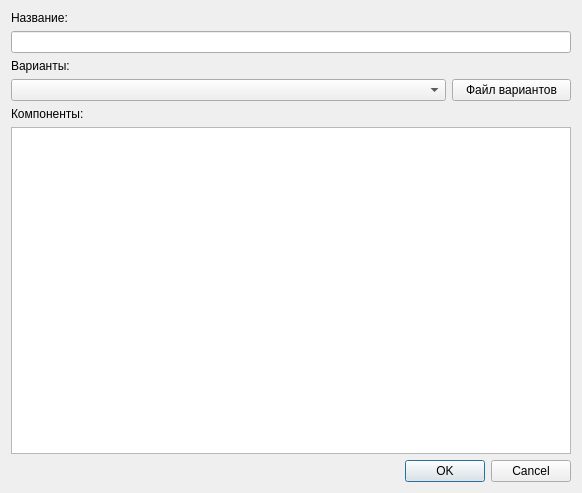
<?xml version="1.0" encoding="UTF-8"?>
<ui version="4.0">
 <class>BomAddDialog</class>
 <widget class="QDialog" name="BomAddDialog">
  <property name="geometry">
   <rect>
    <x>0</x>
    <y>0</y>
    <width>582</width>
    <height>493</height>
   </rect>
  </property>
  <property name="windowTitle">
   <string>Dialog</string>
  </property>
  <layout class="QVBoxLayout" name="verticalLayout">
   <item>
    <widget class="QLabel" name="label">
     <property name="text">
      <string>Название:</string>
     </property>
    </widget>
   </item>
   <item>
    <widget class="QLineEdit" name="le1"/>
   </item>
   <item>
    <widget class="QLabel" name="label_3">
     <property name="text">
      <string>Варианты:</string>
     </property>
    </widget>
   </item>
   <item>
    <layout class="QHBoxLayout" name="horizontalLayout">
     <item>
      <widget class="QComboBox" name="cb_variants"/>
     </item>
     <item>
      <widget class="QPushButton" name="pb_variants_file">
       <property name="sizePolicy">
        <sizepolicy hsizetype="Maximum" vsizetype="Fixed">
         <horstretch>0</horstretch>
         <verstretch>0</verstretch>
        </sizepolicy>
       </property>
       <property name="text">
        <string>   Файл вариантов   </string>
       </property>
      </widget>
     </item>
    </layout>
   </item>
   <item>
    <widget class="QLabel" name="label_2">
     <property name="text">
      <string>Компоненты:</string>
     </property>
    </widget>
   </item>
   <item>
    <widget class="QTableWidget" name="tw"/>
   </item>
   <item>
    <widget class="QDialogButtonBox" name="buttonBox">
     <property name="orientation">
      <enum>Qt::Horizontal</enum>
     </property>
     <property name="standardButtons">
      <set>QDialogButtonBox::Cancel|QDialogButtonBox::Ok</set>
     </property>
    </widget>
   </item>
  </layout>
 </widget>
 <tabstops>
  <tabstop>le1</tabstop>
  <tabstop>cb_variants</tabstop>
  <tabstop>pb_variants_file</tabstop>
  <tabstop>tw</tabstop>
 </tabstops>
 <resources/>
 <connections>
  <connection>
   <sender>buttonBox</sender>
   <signal>accepted()</signal>
   <receiver>BomAddDialog</receiver>
   <slot>accept()</slot>
   <hints>
    <hint type="sourcelabel">
     <x>248</x>
     <y>254</y>
    </hint>
    <hint type="destinationlabel">
     <x>157</x>
     <y>274</y>
    </hint>
   </hints>
  </connection>
  <connection>
   <sender>buttonBox</sender>
   <signal>rejected()</signal>
   <receiver>BomAddDialog</receiver>
   <slot>reject()</slot>
   <hints>
    <hint type="sourcelabel">
     <x>316</x>
     <y>260</y>
    </hint>
    <hint type="destinationlabel">
     <x>286</x>
     <y>274</y>
    </hint>
   </hints>
  </connection>
 </connections>
</ui>
